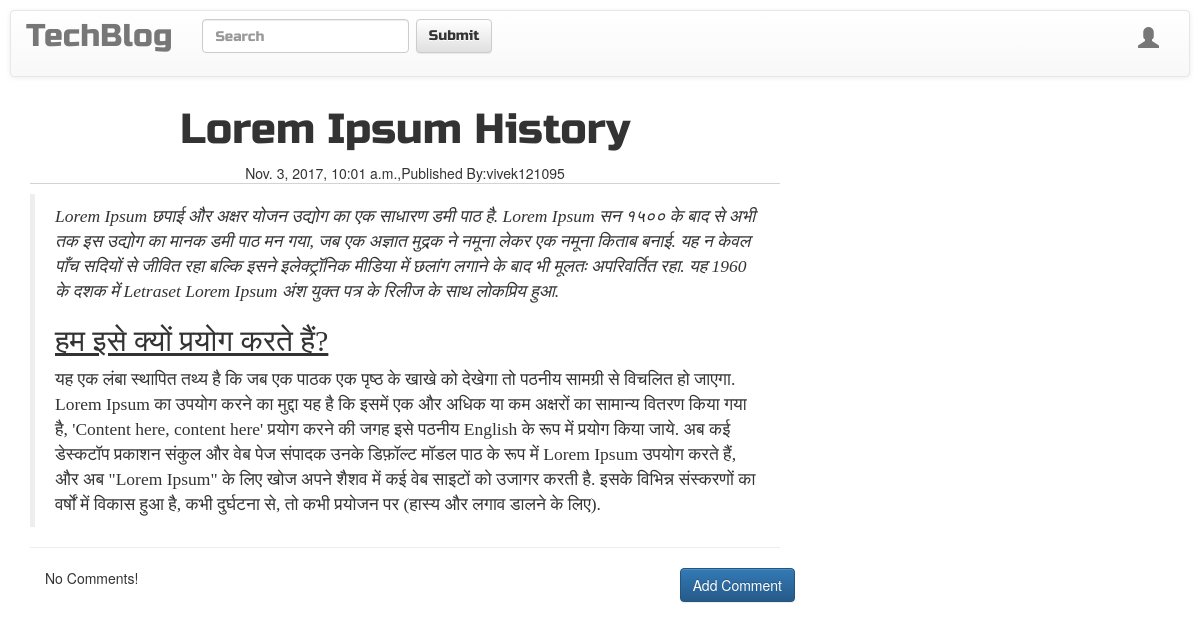
Page /post/13 on the committed database.
### blog/models.py (models this page shows, shortened)
class Post(models.Model):
    author = models.ForeignKey('auth.User',related_name='posts',on_delete=models.CASCADE)
    title = models.CharField(max_length=200)
    text = models.TextField(max_length=2000)
    create_date = models.DateTimeField(default=timezone.now)
    published_date = models.DateTimeField(blank=True,null=True)
    class Meta:
        ordering = ('create_date',)

### blog/views.py (the view)
# urls.py: url(r'^post/(?P<pk>\d+)$',views.PostDetailView.as_view(),name='post_detail'),
class PostDetailView(DetailView):
    model = Post

### blog/templates/blog/post_detail.html (shortened to what this page needs)
{% extends 'base.html' %}
{% block body_block %}
  <h1 class="posttitle">{{post.title}}</h1>
  {% if post.published_date %}
    <div class="date postdate">
      {{post.published_date}},Published By:{{post.author}}
    </div>
  {% endif %}
  <div class="postcontent">
    <p>{{post.text|safe|linebreaksbr}}</p>
  </div>
  <hr>
  <a class="btn btn-primary btn-comment" href="{% url 'add_comment_to_post' pk=post.pk %}">Add Comment</a>
  <div class="container">
  {% for comment in post.comments.all %}
    <br>
    {% if user.is_authenticated or comment.approved_comment %}
      {{comment.create_date}}
      {% if not comment.approved_comment and post.author == user %}
      <a class="btn btn-danger" href="{% url 'comment_remove' pk=comment.pk %}">
        <span class="glyphicon glyphicon-remove"></span>
      </a>
      <a class="btn btn-success" href="{% url 'comment_approve' pk=comment.pk %}">
        <span class="glyphicon glyphicon-ok"></span>
      </a>
      {% endif %}
      <p>{{comment.text|safe|linebreaksbr}}</p>
      <p>Posted By : {{ comment.author }}</p>
    {% endif%}
    {% empty %}
      <p>No Comments!</p>
  {% endfor %}
  </div>
{% endblock%}

### blog/static/css/blog.css (style rules this page uses)
.postdate { text-align: center; }
.posttitle { font-family: 'Russo one',sans-serif; text-transform: capitalize; font-size: 3em; text-align: center; }
.postcontent { font-family: 'Monsterrat'; font-size : 1.5em; border-top:1px solid lightgrey; }
.btn-comment { position: absolute; right: 0px; }
.extra-margin { margin: 5px; padding: 5px; }

### rows in the picture
Post: title "Lorem Ipsum History", published_date "Nov. 3, 2017, 10:01 a.m.", author "vivek121095", text "Lorem Ipsum छपाई और अक्षर योजन उद्योग का एक साधारण डमी पाठ है. Lorem Ipsum सन १५०० के बाद से अभी तक इस उद्योग का मानक डमी पाठ मन गया, जब एक अज्ञात मुद्रक ने नमूना लेकर एक नमूना किताब बनाई. यह न केवल पाँच सदियों से जीवित रहा बल्कि इसने इलेक्ट्रॉनिक मीडिया में छलांग लगाने के बाद भी मूलतः अपरिवर्तित रहा. यह 1960 के दशक में Letraset Lorem Ipsum अंश युक्त पत्र के रिलीज के साथ लोकप्रिय हुआ. हम इसे क्यों प्रयोग करते हैं? यह एक लंबा स्थापित तथ्य है कि जब एक पाठक एक पृष्ठ के खाखे को देखेगा तो पठनीय सामग्री से विचलित हो जाएगा. Lorem Ipsum का उपयोग करने का मुद्दा यह है कि इसमें एक और अधिक या कम अक्षरों का सामान्य वितरण किया गया है, 'Content here, content here' प्रयोग करने की जगह इसे पठनीय English के…"
